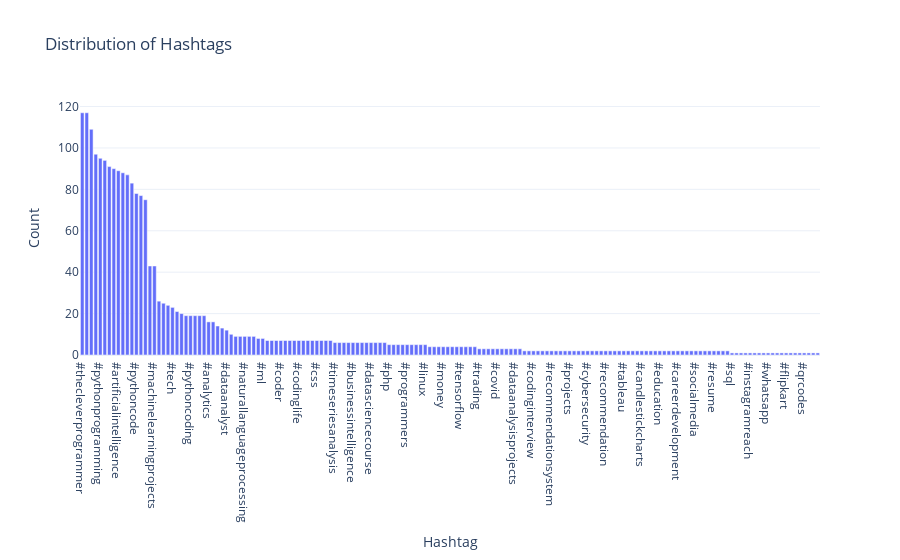

Notebook code for this chart:
### Markdown cell above
Now let’s explore the hashtags column in detail. Each post contains different combinations of hashtags, which impacts reach on Instagram. So let’s have a look at the distribution of hashtags to see which hashtag is used the most in all the posts:

### Code cell
# Create a list to store all hashtags

all_hashtags = []

# Iterate through each row in the 'Hashtags' column

for row in data['Hashtags']:
    hashtags = str(row).split()
    hashtags = [tag.strip() for tag in hashtags]
    all_hashtags.extend(hashtags)

# Create a pandas DataFrame to store the hashtag distribution

hashtag_distribution = pd.Series(all_hashtags).value_counts().reset_index()
hashtag_distribution.columns = ['Hashtag', 'Count']

fig = px.bar(hashtag_distribution, x='Hashtag', 
             y='Count', title='Distribution of Hashtags')
fig.show()

### Figure 1 — Plotly figure (JSON) as saved in the notebook; plotly's stock layout.template omitted (floating-point values rounded to 4 significant figures; data arrays with more than 128 entries replaced by an {"elided": "..."} marker saying what was removed)
{"data": [{"alignmentgroup": "True", "hovertemplate": "Hashtag=%{x}<br>Count=%{y}<extra></extra>", "legendgroup": "", "marker": {"color": "#636efa", "pattern": {"shape": ""}}, "name": "", "offsetgroup": "", "orientation": "v", "showlegend": false, "textposition": "auto", "type": "bar", "x": {"elided": "164 str values"}, "xaxis": "x", "y": {"elided": "164 int values"}, "yaxis": "y"}], "layout": {"barmode": "relative", "legend": {"tracegroupgap": 0}, "title": {"text": "Distribution of Hashtags"}, "xaxis": {"anchor": "y", "domain": [0, 1], "title": {"text": "Hashtag"}}, "yaxis": {"anchor": "x", "domain": [0, 1], "title": {"text": "Count"}}}}
